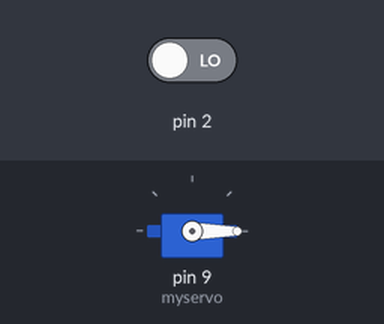
A sketch run on a simulated Arduino Uno, built with avr-gcc and run on an emulated ATmega328P. Shown: servo. The inputs (shaded band) are chosen by the test bench; at power-on: pin 2 LOW.

Above: at 1.2 s.
1.3 s: pin 2 driven HIGH
At 2.3 s:
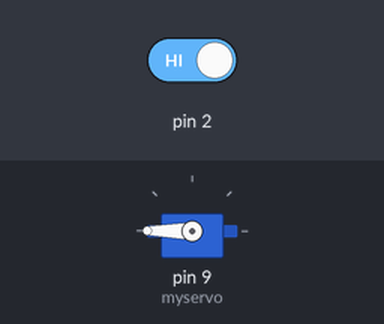
2.8 s: pin 2 driven LOW
At 3.5 s:
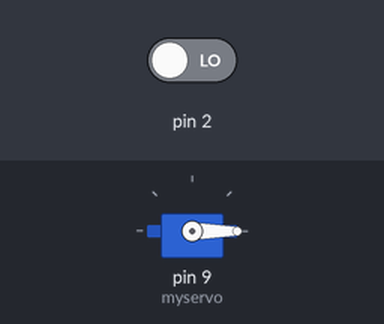
Timing chart, 0 to 5.8 s (numbered marks = the images above; inputs shaded):
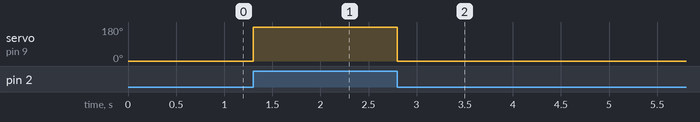

Measured:
- after the input at 1.3 s, servo on pin 9 (myservo): 0° → 180° at once
- after the input at 2.8 s, servo on pin 9 (myservo): 180° → 0° at once

The sketch:

D_button_servo.ino
```cpp
/* when the button is pressed, the servo axis changes position and when it is released it returns to the initial position. */
#include<Servo.h>
Servo myservo;
int pos; //servo position
void setup() {
  pinMode(2,INPUT);
  myservo.attach(9);
  myservo.write(pos);

}

void loop() {
  if(digitalRead(2)==HIGH)
  pos=180;
  else
  pos=0;

  myservo.write(pos);
}
```
